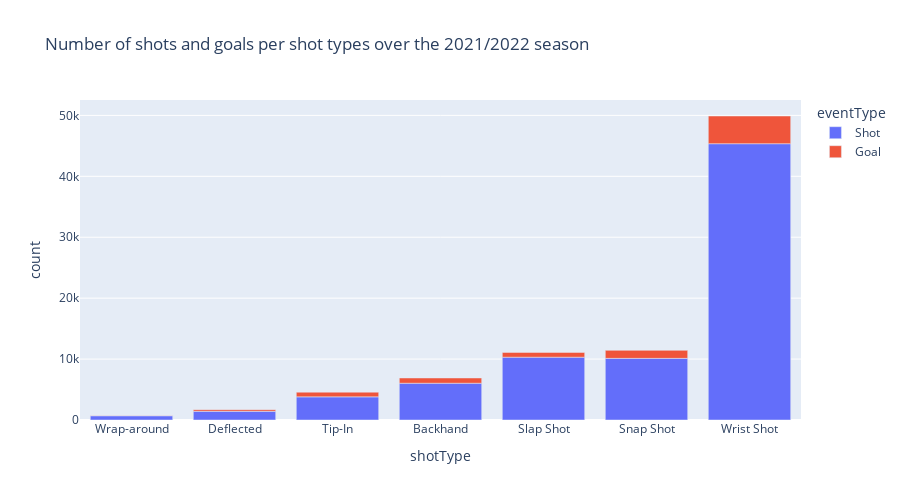

Here is the notebook cell this chart was saved with:
### Markdown cell above
# Question 5-1 : 
Produce a figure comparing the shot types over all teams (i.e. just aggregate all of the shots), in a season of your choosing. Overlay the number of goals overtop the number of shots. What appears to be the most dangerous type of shot? The most common type of shot? Why did you choose this figure?

### Code cell
df = simple_visualisation_1('./2021finalDataset.csv')
fig = px.bar(df, x="shotType", y="count", color="eventType",  width=900, height=500,title='Number of shots and goals per shot types over the 2021/2022 season')
fig.update_layout( xaxis={'categoryorder':'array', 'categoryarray':['Wrap-around','Deflected',
                                                                    'Tip-In','Backhand','Slap Shot', 'Snap Shot','Wrist Shot']})
fig.show()
fig.write_html("fig1.html")

### Figure 1 — Plotly figure (JSON) as saved in the notebook; plotly's stock layout.template omitted (floating-point values rounded to 4 significant figures)
{"data": [{"alignmentgroup": "True", "hovertemplate": "eventType=Shot<br>shotType=%{x}<br>count=%{y}<extra></extra>", "legendgroup": "Shot", "marker": {"color": "#636efa", "pattern": {"shape": ""}}, "name": "Shot", "offsetgroup": "Shot", "orientation": "v", "showlegend": true, "textposition": "auto", "type": "bar", "x": ["Backhand", "Deflected", "Slap Shot", "Snap Shot", "Tip-In", "Wrap-around", "Wrist Shot"], "xaxis": "x", "y": [6038, 1421, 10311, 10117, 3797, 700, 45357], "yaxis": "y"}, {"alignmentgroup": "True", "hovertemplate": "eventType=Goal<br>shotType=%{x}<br>count=%{y}<extra></extra>", "legendgroup": "Goal", "marker": {"color": "#EF553B", "pattern": {"shape": ""}}, "name": "Goal", "offsetgroup": "Goal", "orientation": "v", "showlegend": true, "textposition": "auto", "type": "bar", "x": ["Backhand", "Deflected", "Slap Shot", "Snap Shot", "Tip-In", "Wrap-around", "Wrist Shot"], "xaxis": "x", "y": [860, 273, 785, 1320, 771, 42, 4545], "yaxis": "y"}], "layout": {"barmode": "relative", "height": 500, "legend": {"title": {"text": "eventType"}, "tracegroupgap": 0}, "title": {"text": "Number of shots and goals per shot types over the 2021/2022 season"}, "width": 900, "xaxis": {"anchor": "y", "autorange": true, "categoryarray": ["Wrap-around", "Deflected", "Tip-In", "Backhand", "Slap Shot", "Snap Shot", "Wrist Shot"], "categoryorder": "array", "domain": [0, 1], "range": [-0.5, 6.5], "title": {"text": "shotType"}, "type": "category"}, "yaxis": {"anchor": "x", "autorange": true, "domain": [0, 1], "range": [0, 52530.0], "title": {"text": "count"}, "type": "linear"}}}
